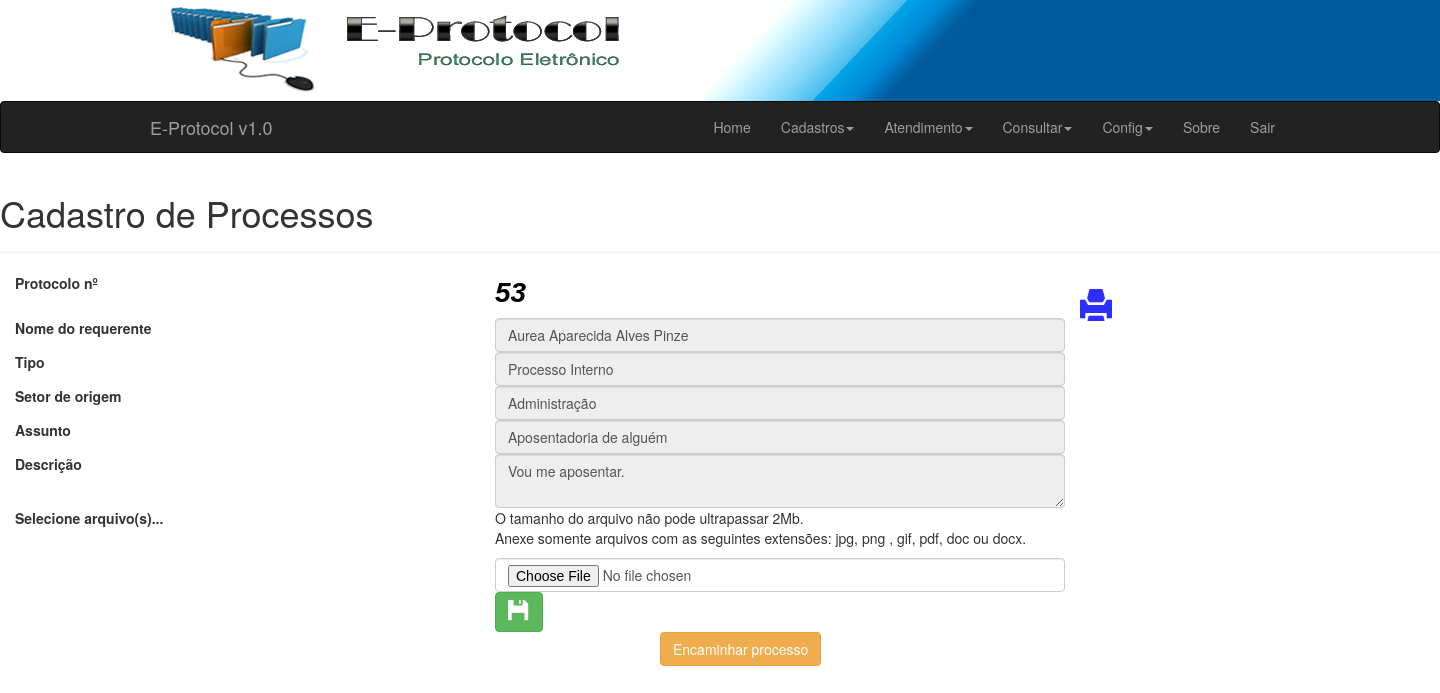
Before: /frm/exibir_proc.php (signed in) with the older database file.
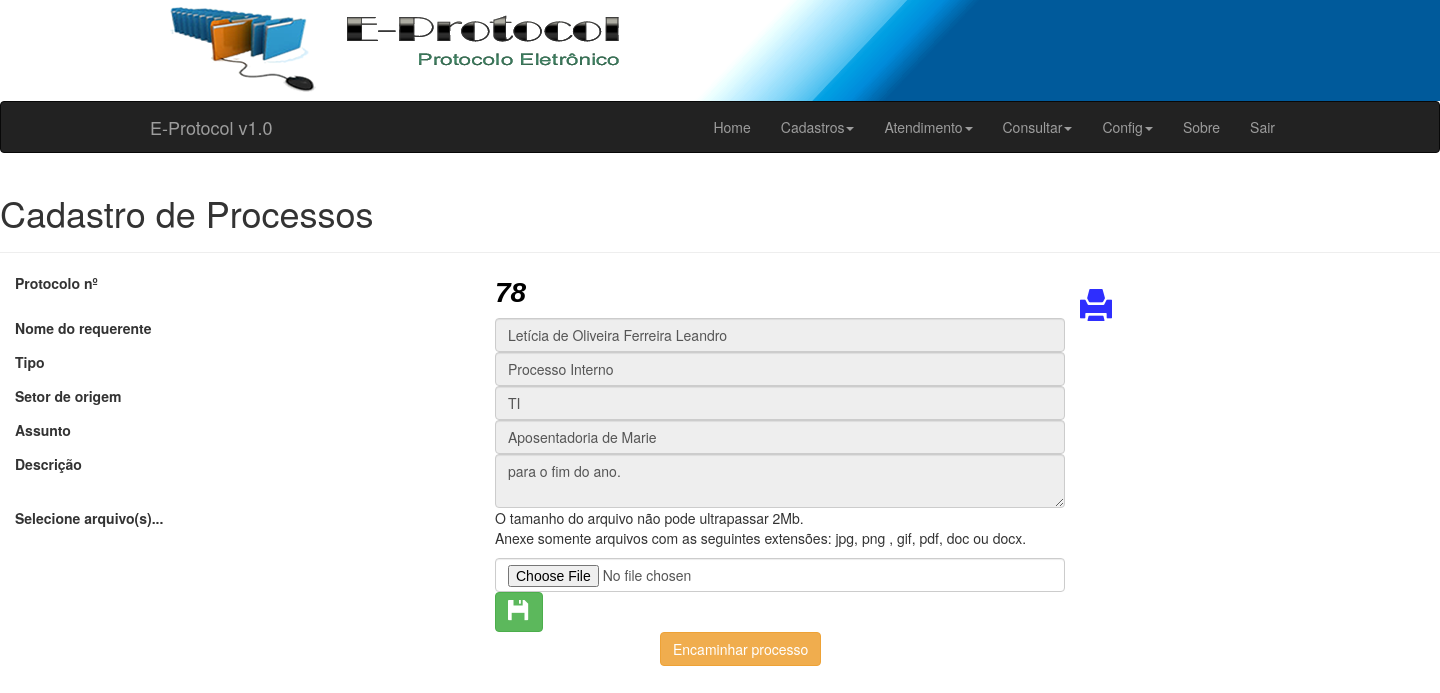
After: the same page with the newer database file.
### tables this page shows
CREATE TABLE IF NOT EXISTS `proc` (
  `cod` int(11) NOT NULL AUTO_INCREMENT,
  `cod_req` int(11) NOT NULL,
  `user_id` int(11) NOT NULL,
  `tipo` varchar(2) DEFAULT NULL,
  `assunto` text,
  `descricao` varchar(50) DEFAULT NULL,
  `setor` int(11) DEFAULT NULL,
  `data` date DEFAULT NULL,
  `horas` time DEFAULT NULL,
  PRIMARY KEY (`cod`),
  KEY `cod_req` (`cod_req`)
);

CREATE TABLE IF NOT EXISTS `req` (
  `cod` int(10) unsigned NOT NULL AUTO_INCREMENT,
  `nome` varchar(60) NOT NULL,
  `tipo` char(1) NOT NULL,
  `cpf` varchar(14) NOT NULL,
  `sexo` char(1) NOT NULL,
  `tel` varchar(14) DEFAULT NULL,
  `cel` varchar(14) DEFAULT NULL,
  `rec` varchar(14) DEFAULT NULL,
  `email` varchar(30) DEFAULT NULL,
  PRIMARY KEY (`cod`),
  UNIQUE KEY `cpf` (`cpf`)
);

CREATE TABLE IF NOT EXISTS `setor` (
  `cod_setor` int(11) NOT NULL AUTO_INCREMENT,
  `setor` varchar(50) NOT NULL DEFAULT '0',
  `responsavel` varchar(50) DEFAULT NULL,
  PRIMARY KEY (`cod_setor`)
);

### frm/exibir_proc.php (the view, shortened to what this page needs)
<?php
include "_navegacao.php";
require_once "../config/init.php";
$sqry = mysqli_query($link,"SELECT cod FROM proc ORDER BY cod DESC");
$lcod = mysqli_fetch_array($sqry);
$cod = $lcod["cod"];
$sql_query = mysqli_query($link,"SELECT s.cod_setor, s.setor AS desc_setor, p.setor FROM setor s, proc p WHERE s.cod_setor = p.setor AND p.cod = '".$cod."'");
$sql2_query = mysqli_query($link,"SELECT * FROM proc WHERE cod = '".$cod."'");
$sql3_query = mysqli_query($link,"SELECT r.nome FROM req r , proc p WHERE r.cod = p.cod_req AND p.cod = '".$cod."'");
?>
<!DOCTYPE HTML>
 <html lang="pt-br">
<head>
</head>
<body>
<div class="page-header">
  <h1>Cadastro de Processos</h1>
</div>
<form name="cadastro" id="cadastro" method="POST" action="../op/insere_arq.php?cod=<?php echo $cod?>" enctype="multipart/form-data">
<?php $linha = mysqli_fetch_array($sql2_query)?>
<fieldset>
<?php $rlinha = mysqli_fetch_array($sql3_query)?>
<div class="form-group">
<label class="col-md-4 control-label" for="txtCod">Protocolo nº</label>
  <label class="col-md-5 control-label" /><span style="font-family: Arial; font-size: 28px; font-style:italic; color:#000000;"><?php echo $linha["cod"] ?></span></label>
  </div>
<div class="form-group">
<label class="col-md-4 control-label" for="txtRequerente">Nome do requerente</label>
  <div class="col-md-5">
     <input type="text" name="txtRequerente" id="txtRequerente" value="<?php echo $rlinha["nome"] ?>" class="form-control input-md" required="" disabled="">
    </div>
</div>
<div class="form-group">
  <label class="col-md-4 control-label" for="txtTipo">Tipo</label>
  <div class="col-md-5">
     <?php
     if ($linha["tipo"]=='PI') $ptipo = "Processo Interno";
     ?>
     <input type="text" name="txtTipo" id="txtTipo" value="<?php echo $ptipo ?>" class="form-control input-md" required="" disabled="">
  </div>
</div>
<div class="form-group">
<?php
  $array = mysqli_fetch_array($sql_query);
  $desc_setor = $array["desc_setor"];
?>
 <label class="col-md-4 control-label" for="txtSetor">Setor de origem</label>
  <div class="col-md-5">
     <input type="text" name="txtSetor" id="txtSetor" value="<?php echo $desc_setor ?>" class="form-control input-md" required="" disabled="">
    </div>
</div>
<div class="form-group">
  <label class="col-md-4 control-label" for="txtAssunto">Assunto</label>
  <div class="col-md-5">
  <input type="text" name="txtAssunto" id="txtAssunto" value="<?php echo $linha["assunto"] ?>" placeholder="Digite o assunto" class="form-control input-md" required="" disabled="">
  </div>
</div>
<div class="form-group">
  <label class="col-md-4 control-label" for="txtDescricao">Descrição</label>
  <div class="col-md-5">
  <textarea name="txtDescricao" id="txtDescricao" placeholder="Preencha com a descrição aqui" class="form-control input-md" required="" disabled=""><?php echo $linha["descricao"]?></textarea>
  </div>
</div>
<div class="form-group">
<form name="cadastro" id="cadastro" method="POST" action="../op/insere_arq.php?cod=<?php echo $cod?>" enctype="multipart/form-data">
  <label class="col-md-4 control-label" for="txtFile">Selecione arquivo(s)...</label>
  <div class="col-md-5">
  <span>O tamanho do arquivo não pode ultrapassar 2Mb.</span>
    <p>Anexe somente arquivos com as seguintes extensões: jpg, png , gif, pdf, doc ou docx. </p>
    <input type="file" name="arquivo" id="txtFile" value="" class="form-control">
  <button type="submit" id="btnEnviar" name="btnEnviar" class="btn btn-success"><span style="color: #FFF; font-size: 22px;" class="glyphicon glyphicon-floppy-disk
glyphicon glyphicon-flo" alt='Imprimir' data-toggle="tooltip_gravar" title ='Gravar arquivo'></span></button>
  </div>
</div>
</form>
<div id="btn_imprimir">
  <a href='../rel/relat.php?cod=<?php echo $cod ?>' target='_blank'><span style="color: #2E2EFE;font-size: 32px;" class="glyphicon glyphicon-print" alt='Imprimir' data-toggle="tooltip_imprimir" title ='Imprimir capa do processo'></span></a>
</div>
<div class="form-group">
  <label class="col-md-4 control-label" for=""></label>
  <div class="col-md-8">
    <a href="encaminhamento_proc.php" class="btn btn-warning" role="button" style="position: relative; left:165px;">Encaminhar processo</a>
  </div>
</div>
</body>
</html>

Changed rows visible on the page:
removed proc: cod "53", txtTipo "Processo Interno", txtAssunto "Aposentadoria de alguém", txtDescricao "Vou me aposentar."
no longer on this page (row edited): req: txtRequerente "Aurea Aparecida Alves Pinze"
no longer on this page (row unchanged): setor: txtSetor "Administração"
added proc: cod "78", txtTipo "Processo Interno", txtAssunto "Aposentadoria de Marie", txtDescricao "para o fim do ano."
now on this page (row edited): req: txtRequerente "Letícia de Oliveira Ferreira Leandro"
added setor: txtSetor "TI"
